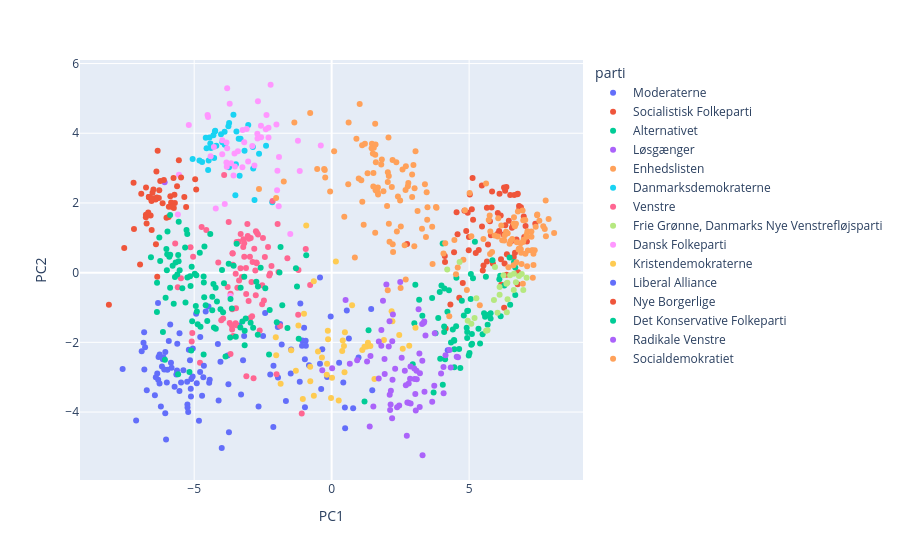

Notebook source saved alongside this figure:
### Markdown cell above
### Clustering

### Code cell
import plotly.express as px

candidate_info = alldata[['navn', 'parti']].copy()
candidate_info['PC1'] = components[:, 0]
candidate_info['PC2'] = components[:, 1]

fig = px.scatter(
    candidate_info,
    x = 'PC1',
    y = 'PC2',
    color = 'parti',
    hover_data = ['navn', 'parti']
)

fig.show()

### Figure 1 — Plotly figure (JSON) as saved in the notebook; plotly's stock layout.template omitted (floating-point values rounded to 4 significant figures; data arrays with more than 128 entries replaced by an {"elided": "..."} marker saying what was removed)
{"data": [{"customdata": [["Lars Philipsen Prahm", "Moderaterne"], ["Johan Kahl", "Moderaterne"], ["Henrik Rejnholt Andersen", "Moderaterne"], ["Karin Liltorp", "Moderaterne"], ["Peter Have", "Moderaterne"], ["Tobias Grotkjær Elmstrøm", "Moderaterne"], ["Ellen Emilie", "Moderaterne"], ["Jørgen Kjøller", "Moderaterne"], ["Marina Fløjgaard Andersen", "Moderaterne"], ["Nanna W. Gotfredsen", "Moderaterne"], ["Jon Læssøe Stephensen", "Moderaterne"], ["Louise Davidsen", "Moderaterne"], ["Lean Milo", "Moderaterne"], ["Dina Mofidi", "Moderaterne"], ["Mohammad Rona", "Moderaterne"], ["Kristian Klarskov", "Moderaterne"], ["Kenneth Bjerg Andersen", "Moderaterne"], ["Rosa Eriksen", "Moderaterne"], ["Carsten Damgaard Møller", "Moderaterne"], ["Jeppe Søe", "Moderaterne"], ["Nikolaj Gam-Pedersen", "Moderaterne"], ["Freya Luna Andersen", "Moderaterne"], ["Kasper Søstrøm Müller", "Moderaterne"], ["Mette Kierkgaard", "Moderaterne"], ["Henrik Frandsen", "Moderaterne"], ["Mads Lund Beier", "Moderaterne"], ["Michael Hertz", "Moderaterne"], ["Benjamin Lindberg", "Moderaterne"], ["Charlotte Bagge Hansen", "Moderaterne"], ["Jan Carlsen", "Moderaterne"], ["Ulf Helgstrand", "Moderaterne"], ["Kim Rasmussen", "Moderaterne"], ["Kim Mejnert Frydensbjerg", "Moderaterne"], ["Erick Thürmer", "Moderaterne"], ["Jakob Engel-Schmidt", "Moderaterne"], ["Carina Bloch Simonsen", "Moderaterne"], ["Anastasia Valentin Mikitsiuk Rasmussen", "Moderaterne"], ["Rasmus Skindbjerg Hinrichs", "Moderaterne"], ["Rasmus Lund-Nielsen", "Moderaterne"], ["Ammar Ali", "Moderaterne"], ["Monika Rubin", "Moderaterne"], ["Lars Arne Christensen", "Moderaterne"]], "hovertemplate": "parti=%{customdata[1]}<br>PC1=%{x}<br>PC2=%{y}<br>navn=%{customdata[0]}<extra></extra>", "legendgroup": "Moderaterne", "marker": {"color": "#636efa", "symbol": "circle"}, "mode": "markers", "name": "Moderaterne", "orientation": "v", "showlegend": true, "type": "scatter", "x": [-3.362, 0.4901, -1.664, -0.1651, -1.139, -0.4243, 1.477, -1.816, -3.296, 0.2711, 4.221, -2.121, -1.489, -0.9387, 0.5505, -1.952, 1.438, -0.03463, -1.475, -2.495, -0.8232, -1.067, 0.782, -0.9451, -1.959, -0.3408, 0.4233, -1.16, -1.876, -2.419, -2.233, -2.658, -0.3808, -3.782, -1.002, -0.4237, -1.076, 0.6272, -0.9739, 0.978, 0.4816, -0.9708], "xaxis": "x", "y": [-1.517, -4.467, -3.685, -2.992, -0.8857, -2.617, -3.378, -2.062, -3.496, -2.585, -2.228, -4.431, -2.892, -2.098, -1.085, -3.01, -1.047, -1.255, -2.208, -1.821, -2.659, -1.945, -3.888, -1.956, -1.562, -2.197, -3.151, -3.131, -1.471, -1.156, -2.922, -3.841, -3.341, -2.38, -1.58, -0.1407, -2.094, -1.886, -2.488, -2.438, -3.871, -3.863], "yaxis": "y"}, {"customdata": {"elided": "70x2 str values"}, "hovertemplate": "parti=%{customdata[1]}<br>PC1=%{x}<br>PC2=%{y}<br>navn=%{customdata[0]}<extra></extra>", "legendgroup": "Socialistisk Folkeparti", "marker": {"color": "#EF553B", "symbol": "circle"}, "mode": "markers", "name": "Socialistisk Folkeparti", "orientation": "v", "showlegend": true, "type": "scatter", "x": [6.092, 7.052, 6.644, 4.641, 6.765, 6.558, 7.407, 7.101, 6.105, 5.647, 5.647, 6.374, 6.168, 4.319, 6.816, 6.256, 5.098, 6.781, 6.724, 5.463, 6.289, 4.544, 5.687, 6.494, 6.317, 5.835, 5.144, 4.115, 4.769, 6.361, 6.824, 5.758, 6.309, 5.522, 6.885, 6.669, 6.27, 5.497, 6.04, 5.794, 5.469, 7.005, 6.356, 2.743, 6.149, 6.77, 6.532, 6.445, 4.579, 5.35, 6.624, 4.147, 4.83, 6.044, 6.594, 6.987, 5.026, 6.752, 4.994, 5.817, 6.273, 4.452, 4.895, 6.16, 5.865, 5.242, 5.126, 4.124, 4.986, 4.949], "xaxis": "x", "y": [1.192, 1.341, 2.228, -0.7212, -0.336, 1.287, 1.402, 0.8968, 2.262, 0.3191, 1.865, 0.5311, -0.3494, -0.9136, 1.911, 1.096, 1.82, 0.008827, 0.9522, 2.503, 0.2635, 1.733, 0.81, 2.226, 1.361, 2.33, 1.519, 0.4782, -0.2962, -0.06233, 1.822, 1.478, 2.35, 0.2072, 1.878, 0.5706, 2.44, 0.05958, 1.118, 1.076, 1.322, 1.021, 2.457, 0.8208, 1.643, 2.266, 0.8992, 1.49, 1.104, 0.6473, 0.448, -1.606, 1.779, 1.712, 1.358, 1.609, 2.241, 2.253, 1.024, 1.867, -1.006, 0.5842, 1.198, 0.3824, 0.2598, 0.5662, 2.718, 0.307, 0.6434, 1.719], "yaxis": "y"}, {"customdata": {"elided": "67x2 str values"}, "hovertemplate": "parti=%{customdata[1]}<br>PC1=%{x}<br>PC2=%{y}<br>navn=%{customdata[0]}<extra></extra>", "legendgroup": "Alternativet", "marker": {"color": "#00cc96", "symbol": "circle"}, "mode": "markers", "name": "Alternativet", "orientation": "v", "showlegend": true, "type": "scatter", "x": [4.96, 4.038, 2.949, 4.46, 4.266, 4.93, 4.127, 6.13, 6.678, 4.736, 5.015, 6.633, 5.341, 4.912, 5.141, 5.101, 3.949, 4.461, 5.674, 6.679, 5.078, 4.537, 4.451, 5.063, 3.994, 3.877, 5.675, 3.299, 3.044, 4.092, 5.849, 3.708, 6.148, 5.781, 5.107, 3.653, 5.399, 6.493, 4.637, 3.008, 5.211, 4.527, 4.093, 5.61, 6.279, 5.056, 4.406, 4.102, 4.211, 3.183, 5.544, 4.341, 4.987, 6.099, 3.932, 6.472, 4.464, 5.49, 4.929, 4.042, 4.93, 4.679, 3.779, 1.342, 5.782, 4.807, 5.581], "xaxis": "x", "y": [-1.096, 0.8349, -2.626, -1.956, -0.5047, -1.099, -2.483, -0.08919, -0.6439, -0.8094, -2.308, 0.3056, -1.612, -1.584, -0.1642, -1.758, -2.472, -2.713, -1.493, 0.1489, -2.07, -0.1445, -1.936, -0.04199, -0.3655, -1.303, -1.215, -1.236, -0.348, -1.545, 0.3588, -3.437, -1.249, -1.318, -2.038, -0.7282, -2.035, -0.921, -2.19, -1.45, 0.8861, -1.541, -1.705, -0.1145, -0.3719, -0.7565, -1.633, -0.457, -1.121, -0.7743, -1.162, -2.003, -2.377, -0.1878, -0.5531, 0.4363, -2.198, -1.766, -1.877, -3.216, -1.705, -2.733, -1.742, -1.653, -1.167, -1.229, -1.265], "yaxis": "y"}, {"customdata": [["Tom Gillesberg", "Løsgænger"], ["Chresten H. Ibsen", "Løsgænger"], ["Rasmus Paludan", "Løsgænger"]], "hovertemplate": "parti=%{customdata[1]}<br>PC1=%{x}<br>PC2=%{y}<br>navn=%{customdata[0]}<extra></extra>", "legendgroup": "Løsgænger", "marker": {"color": "#ab63fa", "symbol": "circle"}, "mode": "markers", "name": "Løsgænger", "orientation": "v", "showlegend": true, "type": "scatter", "x": [0.5069, 1.287, -6.075], "xaxis": "x", "y": [-0.7847, -2.547, 2.592], "yaxis": "y"}, {"customdata": {"elided": "74x2 str values"}, "hovertemplate": "parti=%{customdata[1]}<br>PC1=%{x}<br>PC2=%{y}<br>navn=%{customdata[0]}<extra></extra>", "legendgroup": "Enhedslisten", "marker": {"color": "#FFA15A", "symbol": "circle"}, "mode": "markers", "name": "Enhedslisten", "orientation": "v", "showlegend": true, "type": "scatter", "x": [4.522, 7.265, 5.93, 6.908, 6.51, 7.111, 7.784, 3.285, 6.875, 6.344, 6.892, 4.848, 7.292, 4.586, 5.749, 6.872, 7.794, 7.386, 6.872, 6.954, 6.774, 7.421, 6.204, 6.624, 7.042, 6.473, 7.697, 6.299, 6.569, 6.817, 7.296, 5.771, 6.945, 6.983, 6.611, 6.703, 6.632, 7.137, 5.761, 6.28, 7.892, 6.797, 6.06, 6.402, 6.97, 6.665, 8.091, 7.317, 6.431, 7.267, 5.834, 5.616, 6.736, 7.751, 6.722, 7.554, 7.341, 7.474, 7.091, 7.339, 7.479, 5.389, 6.17, 6.963, 4.792, 6.041, 7.047, 7.122, 4.919, 7.088, 5.081, 5.521, 5.018, 5.714], "xaxis": "x", "y": [-0.04769, 1.183, 1.069, 0.2453, 0.9064, 0.1862, 2.069, 1.256, 0.843, 1.172, 0.5739, 1.788, 0.639, 0.1458, 1.636, 0.6728, 1.046, 0.6442, 0.6785, -0.3151, 1.752, 1.316, 0.9283, 1.413, 1.509, 0.8288, 1.331, 1.076, 0.9654, 0.6912, 0.632, 1.178, 1.782, 0.947, 0.2131, 1.405, 1.587, 0.635, 0.5341, 0.9253, 1.542, 0.6671, 1.558, 1.13, 1.502, 1.333, 1.134, -0.1499, 0.1527, 1.033, 0.595, 2.559, 0.8723, 1.254, 0.3012, 1.488, 0.2224, 1.645, 1.094, 0.5442, 1.671, -0.9325, 1.355, 0.8825, 0.3669, 1.04, 0.5412, 1.187, -0.4973, 1.031, 1.044, 0.9662, 2.283, 1.514], "yaxis": "y"}, {"customdata": [["Linda Englyst", "Danmarksdemokraterne"], ["Erik Poulsen", "Danmarksdemokraterne"], ["Lone Glarbo", "Danmarksdemokraterne"], ["Hans Kristian Skibby", "Danmarksdemokraterne"], ["Ulrik Knudsen", "Danmarksdemokraterne"], ["Claus Gisselmann", "Danmarksdemokraterne"], ["Therese Skaarup", "Danmarksdemokraterne"], ["Lise Bech", "Danmarksdemokraterne"], ["Peter Lindholt", "Danmarksdemokraterne"], ["Inger Støjberg", "Danmarksdemokraterne"], ["Kristian Bøgsted", "Danmarksdemokraterne"], ["Vibeke Brønnum", "Danmarksdemokraterne"], ["Martin Jason Adelgaard", "Danmarksdemokraterne"], ["Bent Juul Sørensen", "Danmarksdemokraterne"], ["Jens Henrik W. Thulesen Dahl", "Danmarksdemokraterne"], ["Nikolaj Vang", "Danmarksdemokraterne"], ["Vivian Lindberg Larsen", "Danmarksdemokraterne"], ["Dennis Flydtkjær", "Danmarksdemokraterne"], ["Betina Kastbjerg", "Danmarksdemokraterne"], ["Morten Vehl", "Danmarksdemokraterne"], ["Vivi Altenburg", "Danmarksdemokraterne"], ["Kenneth Fredslund Petersen", "Danmarksdemokraterne"], ["Karina Adsbøl", "Danmarksdemokraterne"], ["Michael Mikkelsen", "Danmarksdemokraterne"], ["Jenny Andresen", "Danmarksdemokraterne"], ["Patrick Culmsee Bryhl", "Danmarksdemokraterne"], ["Søren Espersen", "Danmarksdemokraterne"], ["Peter Skaarup", "Danmarksdemokraterne"], ["Susie Jessen", "Danmarksdemokraterne"], ["Sebastian Mylsted-Schenstrøm", "Danmarksdemokraterne"], ["Christian Wibholm", "Danmarksdemokraterne"], ["Lars Bregbak", "Danmarksdemokraterne"], ["Marlene Harpsøe", "Danmarksdemokraterne"], ["Lars Ole Skovgaard Larsen", "Danmarksdemokraterne"], ["Charlotte Munch", "Danmarksdemokraterne"], ["Michael Rosenmark", "Danmarksdemokraterne"], ["Mette Qwinten", "Danmarksdemokraterne"]], "hovertemplate": "parti=%{customdata[1]}<br>PC1=%{x}<br>PC2=%{y}<br>navn=%{customdata[0]}<extra></extra>", "legendgroup": "Danmarksdemokraterne", "marker": {"color": "#19d3f3", "symbol": "circle"}, "mode": "markers", "name": "Danmarksdemokraterne", "orientation": "v", "showlegend": true, "type": "scatter", "x": [-2.853, -4.389, -3.755, -3.314, -4.025, -4.236, -3.463, -4.245, -3.347, -4.301, -3.729, -4.712, -4.55, -3.502, -3.975, -2.641, -3.381, -4.473, -4.414, -5.057, -4.493, -2.161, -3.169, -2.805, -3.888, -4.195, -2.386, -3.893, -3.573, -4.579, -3.734, -3.484, -3.034, -4.274, -4.808, -2.866, -4.443], "xaxis": "x", "y": [2.989, 3.576, 4.204, 3.845, 3.972, 4.071, 4.048, 4.052, 2.782, 3.944, 4.297, 3.171, 3.57, 2.222, 3.739, 3.412, 3.842, 3.221, 3.702, 3.263, 2.948, 2.017, 3.501, 2.081, 3.671, 3.641, 3.639, 4.041, 4.531, 3.868, 3.022, 3.108, 4.235, 3.291, 3.219, 3.605, 3.877], "yaxis": "y"}, {"customdata": {"elided": "84x2 str values"}, "hovertemplate": "parti=%{customdata[1]}<br>PC1=%{x}<br>PC2=%{y}<br>navn=%{customdata[0]}<extra></extra>", "legendgroup": "Venstre", "marker": {"color": "#FF6692", "symbol": "circle"}, "mode": "markers", "name": "Venstre", "orientation": "v", "showlegend": true, "type": "scatter", "x": [-3.479, -0.7826, -3.065, -3.708, -3.494, -5.091, -3.91, -3.783, -3.179, -3.116, -1.218, -3.109, -5.07, -2.463, -2.894, -2.841, -3.315, -1.934, -4.788, -2.617, -3.216, -2.241, -1.088, -2.917, -3.021, -2.189, -2.68, -4.73, -3.62, -2.314, -3.181, -4.016, -3.677, -5.691, -5.598, -3.103, -3.745, -2.755, -2.004, -2.875, -3.262, -3.381, -3.309, -0.9423, -2.944, -2.499, -4.56, -2.721, -2.149, -3.014, -3.593, -2.776, -2.815, -3.49, -2.738, -3.6, -1.61, -2.76, -3.368, -3.643, -3.43, -5.133, -1.966, -3.21, -5.04, -3.679, -1.207, -3.455, -4.124, -5.483, -3.606, -2.728, -2.271, -2.43, -3.051, -1.874, -2.961, -2.528, -3.472, -3.614, -3.581, -2.973, -2.526, -3.947], "xaxis": "x", "y": [-1.024, -0.3538, 1.393, -1.448, -1.454, -1.974, 2.799, -0.4149, 0.4579, 0.1318, -1.209, -0.6144, -1.731, -0.8023, -1.255, -3.032, 0.1244, 0.01755, -2.586, -1.662, 0.7335, -0.02127, -4.041, -0.2685, -0.8163, 0.1913, 1.091, 1.312, -1.634, 0.7334, 0.8406, -1.367, -0.6034, 0.8362, -0.4219, -2.971, 1.455, 1.191, -2.913, 0.3032, -0.1241, 0.8887, 1.106, 0.676, 0.9941, 0.9918, 1.221, 1.148, 2.056, 0.9702, 0.2264, 0.06494, 0.6845, -0.03243, 0.2901, 0.5494, 0.413, -0.6513, -0.2257, -1.513, -0.436, 0.7315, 1.393, 0.9617, 0.457, -2.333, 0.07573, 0.8787, 0.2941, -0.1591, 0.553, 0.2697, -0.0854, 0.4456, 1.05, -1.528, -1.303, -0.9088, -1.507, -1.048, -1.816, 0.4529, -0.3645, -1.315], "yaxis": "y"}, {"customdata": [["Ali Khatib", "Frie Grønne, Danmarks Nye Venstrefløjsparti"], ["Sara Hvidbak Grouleff", "Frie Grønne, Danmarks Nye Venstrefløjsparti"], ["Mohamed Abdikarim", "Frie Grønne, Danmarks Nye Venstrefløjsparti"], ["Karina Dammand", "Frie Grønne, Danmarks Nye Venstrefløjsparti"], ["Niko Grünfeld", "Frie Grønne, Danmarks Nye Venstrefløjsparti"], ["Iben Kirstine Parmann", "Frie Grønne, Danmarks Nye Venstrefløjsparti"], ["Daniel Tomicic", "Frie Grønne, Danmarks Nye Venstrefløjsparti"], ["Sikandar Siddique", "Frie Grønne, Danmarks Nye Venstrefløjsparti"], ["Elise Bjerkrheim", "Frie Grønne, Danmarks Nye Venstrefløjsparti"], ["Rashid Ali", "Frie Grønne, Danmarks Nye Venstrefløjsparti"], ["Rajesh Holmen", "Frie Grønne, Danmarks Nye Venstrefløjsparti"], ["Sazan Garmiyani", "Frie Grønne, Danmarks Nye Venstrefløjsparti"], ["Esra Ocak", "Frie Grønne, Danmarks Nye Venstrefløjsparti"], ["Susanne Zimmer", "Frie Grønne, Danmarks Nye Venstrefløjsparti"], ["Nishan Ganesh", "Frie Grønne, Danmarks Nye Venstrefløjsparti"], ["Rishi Balachandran", "Frie Grønne, Danmarks Nye Venstrefløjsparti"], ["Marianne Karlberg", "Frie Grønne, Danmarks Nye Venstrefløjsparti"], ["Xenia Anderson", "Frie Grønne, Danmarks Nye Venstrefløjsparti"], ["Ahmet Üzümcü", "Frie Grønne, Danmarks Nye Venstrefløjsparti"], ["Jasmin Kaur", "Frie Grønne, Danmarks Nye Venstrefløjsparti"], ["Yadvinder Singh", "Frie Grønne, Danmarks Nye Venstrefløjsparti"], ["Clara Rebecca Svarc", "Frie Grønne, Danmarks Nye Venstrefløjsparti"], ["Lars Oskan-Henriksen", "Frie Grønne, Danmarks Nye Venstrefløjsparti"], ["Sabrina Raaschou Brammer", "Frie Grønne, Danmarks Nye Venstrefløjsparti"], ["Aqeel Akhtar", "Frie Grønne, Danmarks Nye Venstrefløjsparti"], ["Asham Nadeem", "Frie Grønne, Danmarks Nye Venstrefløjsparti"]], "hovertemplate": "parti=%{customdata[1]}<br>PC1=%{x}<br>PC2=%{y}<br>navn=%{customdata[0]}<extra></extra>", "legendgroup": "Frie Grønne, Danmarks Nye Venstrefløjsparti", "marker": {"color": "#B6E880", "symbol": "circle"}, "mode": "markers", "name": "Frie Grønne, Danmarks Nye Venstrefløjsparti", "orientation": "v", "showlegend": true, "type": "scatter", "x": [4.204, 5.617, 6.399, 6.371, 6.109, 6.702, 6.489, 6.109, 6.813, 7.092, 6.032, 4.655, 5.668, 5.081, 5.94, 6.63, 4.949, 6.356, 5.903, 5.264, 6.392, 6.971, 6.915, 6.624, 5.197, 6.25], "xaxis": "x", "y": [0.09137, -1.667, -0.761, -1.139, -0.6314, -0.2769, -0.0765, -0.4111, -0.09616, -0.1441, -1.152, 0.3056, -1.652, -1.463, 0.162, -0.03159, -1.378, -0.3179, -0.7862, -0.7374, -0.2907, -0.4972, -0.04182, -0.495, -1.303, -0.07606], "yaxis": "y"}, {"customdata": [["Kim Christiansen", "Dansk Folkeparti"], ["Nick Zimmermann", "Dansk Folkeparti"], ["Anders Primdahl Vistisen", "Dansk Folkeparti"], ["Michael Kim Bladt Nedersøe", "Dansk Folkeparti"], ["Danny Rosenkilde", "Dansk Folkeparti"], ["Laura Guldager", "Dansk Folkeparti"], ["Paw Karslund", "Dansk Folkeparti"], ["Brian Borglund Bruun", "Dansk Folkeparti"], ["Jannie Bøgh", "Dansk Folkeparti"], ["Kenneth Kristensen Berth", "Dansk Folkeparti"], ["Carsten Ullmann Andersen", "Dansk Folkeparti"], ["Nana Harring", "Dansk Folkeparti"], ["Christian Langballe", "Dansk Folkeparti"], ["Mette Sode Hansen", "Dansk Folkeparti"], ["René Danielsson", "Dansk Folkeparti"], ["Cheanne Nielsen", "Dansk Folkeparti"], ["Lars Kolling", "Dansk Folkeparti"], ["Frank Sørensen", "Dansk Folkeparti"], ["Signe Vedersø Keldorff", "Dansk Folkeparti"], ["Alex Ahrendtsen", "Dansk Folkeparti"], ["Kuno Danielsen", "Dansk Folkeparti"], ["Erling Præstekjær", "Dansk Folkeparti"], ["Jakob Kjærsgaard Mortensen", "Dansk Folkeparti"], ["Lone Vase Langballe", "Dansk Folkeparti"], ["Mikael Lund Jensen", "Dansk Folkeparti"], ["Majbritt Birkholm", "Dansk Folkeparti"], ["Lene Baggesø", "Dansk Folkeparti"], ["Josephine Alstrup", "Dansk Folkeparti"], ["Peter Kofod", "Dansk Folkeparti"], ["Pia Kjærsgaard", "Dansk Folkeparti"], ["Simon Hampe", "Dansk Folkeparti"], ["Claus Engskov", "Dansk Folkeparti"], ["Merete Dea Møller Larsen", "Dansk Folkeparti"], ["Jan Herskov", "Dansk Folkeparti"], ["Lars Damgaard", "Dansk Folkeparti"], ["Kim Malmberg Hansen", "Dansk Folkeparti"], ["Søren Lund Hansen", "Dansk Folkeparti"], ["René Christensen", "Dansk Folkeparti"], ["Kim Errebo", "Dansk Folkeparti"], ["John Vind", "Dansk Folkeparti"], ["Christian Sødergren", "Dansk Folkeparti"], ["Brian Lyck Jørgensen", "Dansk Folkeparti"], ["Gert Løfgren", "Dansk Folkeparti"], ["Michael Jensen", "Dansk Folkeparti"], ["Susanne Damsgaard", "Dansk Folkeparti"], ["Mikkel S. Dencker", "Dansk Folkeparti"], ["Morten Messerschmidt", "Dansk Folkeparti"], ["Cecillie Winther Kristensen", "Dansk Folkeparti"], ["Lars Prier", "Dansk Folkeparti"]], "hovertemplate": "parti=%{customdata[1]}<br>PC1=%{x}<br>PC2=%{y}<br>navn=%{customdata[0]}<extra></extra>", "legendgroup": "Dansk Folkeparti", "marker": {"color": "#FF97FF", "symbol": "circle"}, "mode": "markers", "name": "Dansk Folkeparti", "orientation": "v", "showlegend": true, "type": "scatter", "x": [-5.554, -2.22, -3.825, -2.396, -2.297, -3.887, -0.3952, -1.16, -3.247, -3.801, -3.569, -3.18, -5.594, -4.216, -3.981, -3.709, -2.681, -3.519, -4.513, -3.828, -2.886, -3.534, -2.81, -4.403, -4.283, -3.091, -3.41, -2.696, -3.239, -3.977, -4.495, -5.196, -3.66, -1.972, -2.565, -2.009, -1.926, -1.985, -1.227, -2.703, -2.37, -3.815, -1.916, -2.571, -3.038, -3.8, -2.298, -1.505, -3.688], "xaxis": "x", "y": [2.809, 5.391, 3.737, 4.113, 3.874, 1.969, 3.645, 2.917, 3.024, 3.567, 2.788, 3.74, 1.67, 1.84, 3.396, 4.844, 4.916, 3.047, 4.52, 3.159, 3.631, 3.419, 3.072, 3.339, 3.605, 4.121, 3.48, 3.847, 4.093, 3.797, 4.466, 4.237, 3.139, 2.92, 3.887, 4.249, 1.906, 2.363, 3.785, 3.984, 4.526, 3.038, 3.318, 4.214, 3.186, 5.291, 4.161, 1.108, -0.6672], "yaxis": "y"}, {"customdata": [["Henning Østergaard-Christensen", "Kristendemokraterne"], ["Palle Bjørn Rosenkilde", "Kristendemokraterne"], ["Kristian Søndergaard Larsen", "Kristendemokraterne"], ["Hanna-Maria Smed Molte Lyng", "Kristendemokraterne"], ["Henrik Hjortshøj", "Kristendemokraterne"], ["Birgit Jakobsen", "Kristendemokraterne"], ["Rolf Bjerre", "Kristendemokraterne"], ["Gunnar Bjørn Thomsen", "Kristendemokraterne"], ["Tina Mørk", "Kristendemokraterne"], ["Jacob Bang", "Kristendemokraterne"], ["Jesper Housgaard", "Kristendemokraterne"], ["Peter Scheining", "Kristendemokraterne"], ["Jørgen Bjerregaard", "Kristendemokraterne"], ["Anne-Marie Jørgensen", "Kristendemokraterne"], ["Karlo Brondbjerg", "Kristendemokraterne"], ["Bjarne H. Kirkegaard", "Kristendemokraterne"], ["Niclas Aarestrup", "Kristendemokraterne"], ["Anders Friis Knudsen", "Kristendemokraterne"], ["Maria Av Skardi", "Kristendemokraterne"], ["Simon Lavdal-Pedersen", "Kristendemokraterne"], ["Michelle West", "Kristendemokraterne"], ["Karen-Margrethe Lysholm", "Kristendemokraterne"], ["Børge Rostgaard Winkel", "Kristendemokraterne"], ["Inge Jensen", "Kristendemokraterne"], ["Jonas Røjkjær Laustsen", "Kristendemokraterne"], ["Marcus Sommerbirk", "Kristendemokraterne"], ["Steffen Markussen", "Kristendemokraterne"], ["Marianne Karlsmose", "Kristendemokraterne"], ["Henrik Engelbrekt Refshauge", "Kristendemokraterne"], ["Poul Harald Holm", "Kristendemokraterne"], ["Ester Esmarch", "Kristendemokraterne"], ["Søren Lydeking Pedersen", "Kristendemokraterne"], ["Frits Simmelsgaard Kristensen", "Kristendemokraterne"], ["Mirjam Fibiger Olesen", "Kristendemokraterne"], ["Per Kristensen", "Kristendemokraterne"], ["Finn Andersen", "Kristendemokraterne"], ["Tage Sørensen", "Kristendemokraterne"], ["John Haugegaard", "Kristendemokraterne"], ["Britta Kristensen", "Kristendemokraterne"], ["Esben Frette Johnsen", "Kristendemokraterne"], ["Bolette Von Westphal", "Kristendemokraterne"], ["Elif Demir Gökce", "Kristendemokraterne"]], "hovertemplate": "parti=%{customdata[1]}<br>PC1=%{x}<br>PC2=%{y}<br>navn=%{customdata[0]}<extra></extra>", "legendgroup": "Kristendemokraterne", "marker": {"color": "#FECB52", "symbol": "circle"}, "mode": "markers", "name": "Kristendemokraterne", "orientation": "v", "showlegend": true, "type": "scatter", "x": [-0.1394, -0.6498, 0.4815, -2.032, -0.1789, 0.4039, 2.211, 2.458, 3.049, -1.049, -0.777, -0.1676, 1.276, 1.407, 2.822, 0.7428, 1.115, 1.32, -0.6475, -1.006, 0.3838, -0.7806, 0.2568, -0.4974, -2.017, -1.471, -1.856, 0.4474, 2.181, 0.4675, 1.194, -0.02251, -1.302, 0.01369, 0.1533, -0.925, -1.209, -0.3531, 1.903, 1.556, 2.585, -0.131], "xaxis": "x", "y": [-1.666, -0.2475, -1.714, -1.851, -2.928, -1.95, -1.393, -1.787, -1.582, -3.626, -3.119, -2.614, -2.117, -2.104, -2.095, -0.9329, -2.221, -2.012, -3.532, -1.182, -2.249, -2.699, -3.67, -2.261, -2.37, -2.227, -3.185, -2.104, -1.105, -2.859, -2.128, -3.596, -2.812, -3.018, 0.3231, 1.354, -1.518, -2.432, -1.93, -3.052, -2.182, -1.911], "yaxis": "y"}, {"customdata": {"elided": "70x2 str values"}, "hovertemplate": "parti=%{customdata[1]}<br>PC1=%{x}<br>PC2=%{y}<br>navn=%{customdata[0]}<extra></extra>", "legendgroup": "Liberal Alliance", "marker": {"color": "#636efa", "symbol": "circle"}, "mode": "markers", "name": "Liberal Alliance", "orientation": "v", "showlegend": true, "type": "scatter", "x": [-2.116, -6.821, -3.755, -5.845, -5.713, -5.118, -5.872, -5.649, -5.974, -4.78, -6.309, -6.212, -5.104, -4.112, -3.735, -5.615, -6.26, -4.668, -5.246, -6.296, -3.183, -4.929, -5.05, -6.119, -4.907, -6.395, -6.052, -4.045, -6.173, -4.455, -5.057, -5.218, -6.256, -4.785, -6.14, -5.626, -6.051, -4.481, -6.344, -6.09, -4.826, -6.787, -5.534, -6.429, -5.824, -6.315, -6.843, -4.436, -5.154, -5.924, -6.813, -5.536, -4.138, -6.91, -5.243, -5.394, -5.195, -3.223, -7.112, -5.996, -6.024, -4.713, -7.603, -4.581, -5.125, -5.256, -5.477, -3.998, -4.647, -6.725], "xaxis": "x", "y": [-2.67, -1.713, -3.205, -2.588, -3.277, -3.555, -1.486, -2.919, -2.789, -1.849, -3.074, -3.84, -3.049, -3.667, -4.578, -2.043, -3.18, -3.0, -3.783, -2.423, -1.818, -1.183, -2.174, -2.428, -3.177, -3.004, -4.036, -2.556, -2.69, -3.157, -2.982, -3.999, -2.345, -2.851, -2.485, -2.81, -2.274, -0.972, -2.895, -2.779, -4.25, -2.139, -1.738, -3.52, -2.727, -0.872, -2.011, -3.071, -2.514, -1.962, -2.778, -3.399, -2.046, -2.259, -3.866, -2.802, -2.211, -2.511, -4.244, -3.156, -4.784, -3.529, -2.767, -1.116, -3.335, -3.133, -3.155, -5.032, -2.674, -3.377], "yaxis": "y"}, {"customdata": [["Inger-Marie Tryde", "Nye Borgerlige"], ["Jens Lundager", "Nye Borgerlige"], ["Lars Axel Nielsen", "Nye Borgerlige"], ["Karina Kirk", "Nye Borgerlige"], ["Jes Halfdan", "Nye Borgerlige"], ["Lars Boje Mathiesen", "Nye Borgerlige"], ["Daniel Pinderup", "Nye Borgerlige"], ["Denise Rostgaard", "Nye Borgerlige"], ["Niels Peder Ravn", "Nye Borgerlige"], ["Brian Nielsen", "Nye Borgerlige"], ["Sysser Nørholm", "Nye Borgerlige"], ["Lars Rem", "Nye Borgerlige"], ["John Bjerg", "Nye Borgerlige"], ["Kim Edberg", "Nye Borgerlige"], ["Jakob Buchwald Busk", "Nye Borgerlige"], ["Nicolaj Holm Pedersen", "Nye Borgerlige"], ["Lars Sternkopf Lillebæk", "Nye Borgerlige"], ["Henrik Tørnqvist Lauridsen", "Nye Borgerlige"], ["Malte Jäger", "Nye Borgerlige"], ["Jonas René Jensen", "Nye Borgerlige"], ["Mikkel Bjørn", "Nye Borgerlige"], ["Melanie Jørgensen", "Nye Borgerlige"], ["Allan Berg", "Nye Borgerlige"], ["Knud Nielsen", "Nye Borgerlige"], ["Tenna Røberg", "Nye Borgerlige"], ["Mogens Aaby", "Nye Borgerlige"], ["Thomas Vedsted", "Nye Borgerlige"], ["Marianne Mathiesen", "Nye Borgerlige"], ["Kim Andkjær Doberck", "Nye Borgerlige"], ["Hans-Christian Gjerlevsen", "Nye Borgerlige"], ["Bo Kleis Christensen", "Nye Borgerlige"], ["Rune Bønnelykke", "Nye Borgerlige"], ["Tom Andkjær", "Nye Borgerlige"], ["Pernille Vermund", "Nye Borgerlige"], ["Karsten Byrgesen", "Nye Borgerlige"], ["Jan Køpke Christensen", "Nye Borgerlige"], ["Jan Bigum Warming", "Nye Borgerlige"], ["Githa Lone Nelander", "Nye Borgerlige"], ["Claus Bedemann", "Nye Borgerlige"], ["Peter Seier Christensen", "Nye Borgerlige"], ["Ulrik Lassen", "Nye Borgerlige"], ["Henriette Ergemann", "Nye Borgerlige"], ["Per Olsen", "Nye Borgerlige"], ["Søren Regenberg", "Nye Borgerlige"], ["Mette Thiesen", "Nye Borgerlige"], ["Søren Højbjerg", "Nye Borgerlige"], ["Claus Bruncke", "Nye Borgerlige"], ["Carsten Winther", "Nye Borgerlige"], ["Alberte Rasmussen", "Nye Borgerlige"], ["Claus Bøgh Svenningsen", "Nye Borgerlige"], ["Ulla Kokfelt", "Nye Borgerlige"]], "hovertemplate": "parti=%{customdata[1]}<br>PC1=%{x}<br>PC2=%{y}<br>navn=%{customdata[0]}<extra></extra>", "legendgroup": "Nye Borgerlige", "marker": {"color": "#EF553B", "symbol": "circle"}, "mode": "markers", "name": "Nye Borgerlige", "orientation": "v", "showlegend": true, "type": "scatter", "x": [-6.008, -6.103, -6.149, -5.359, -5.922, -5.703, -5.866, -5.718, -6.758, -6.647, -6.401, -6.355, -7.205, -6.286, -6.555, -6.415, -6.344, -5.623, -7.19, -6.235, -6.374, -5.476, -5.74, -5.293, -5.838, -6.968, -8.102, -6.756, -6.329, -6.551, -6.482, -5.931, -6.585, -6.647, -4.928, -5.558, -6.647, -6.671, -4.964, -6.538, -6.547, -6.271, -5.814, -7.545, -6.517, -6.731, -5.752, -6.391, -6.926, -6.752, -6.538], "xaxis": "x", "y": [1.572, 2.655, 1.989, 2.169, 1.892, 1.996, 2.188, 2.237, 1.59, 2.168, 2.098, 2.153, 2.579, 2.144, 2.093, 2.135, -0.1163, 2.482, 1.255, 2.63, 2.904, 2.731, 1.854, 1.886, 2.011, 0.2316, -0.9228, 1.661, 3.499, 2.053, 2.385, 1.593, 1.64, 2.168, 2.387, 3.227, 2.168, 1.728, 2.68, 2.127, 1.223, 2.363, 1.894, 0.7036, 2.29, 1.411, 2.713, 0.8118, 2.265, 2.44, 2.127], "yaxis": "y"}, {"customdata": {"elided": "98x2 str values"}, "hovertemplate": "parti=%{customdata[1]}<br>PC1=%{x}<br>PC2=%{y}<br>navn=%{customdata[0]}<extra></extra>", "legendgroup": "Det Konservative Folkeparti", "marker": {"color": "#00cc96", "symbol": "circle"}, "mode": "markers", "name": "Det Konservative Folkeparti", "orientation": "v", "showlegend": true, "type": "scatter", "x": [-4.582, -4.34, -1.198, -5.563, -2.254, -6.064, -3.86, -5.615, -2.414, -3.629, -4.22, -4.043, -4.282, -1.796, -4.3, -3.164, -3.949, -5.971, -5.074, -5.529, -3.164, -3.987, -3.247, -5.7, -5.784, -6.573, -6.351, -5.172, -3.456, -5.316, -5.582, -5.994, -2.856, -4.171, -2.687, -0.9245, -1.859, -6.237, -5.432, -1.898, -5.906, -4.772, -2.682, -4.415, -5.252, -6.268, -5.279, -5.876, -1.261, -3.178, -2.948, -4.903, -5.247, -4.214, -4.657, -3.311, -5.872, -2.278, -6.355, -3.126, -3.745, -5.091, -6.137, -2.583, -6.039, -5.674, -4.658, -5.133, -3.565, -1.608, -5.567, -4.98, -1.997, 1.196, -3.692, -5.149, -3.319, -5.33, -5.745, -5.876, -5.981, -4.796, -2.739, -1.299, -4.874, -4.649, -3.678, -3.916, -4.923, -6.011, -5.108, -5.585, -3.487, -4.344, -4.636, -4.525, -4.628, -4.941], "xaxis": "x", "y": [-0.9368, -0.6898, -1.896, 1.458, -1.07, -2.499, -2.405, -0.0545, -0.4445, -1.031, -0.43, -1.052, -1.577, -0.9343, -0.3232, -1.666, -1.135, 1.183, -1.396, 0.07157, -2.085, 0.07375, -1.404, -0.1239, 0.1975, 0.4441, -0.2888, -2.849, 0.8322, -0.8602, 0.5073, 0.06661, -1.578, -0.8292, -1.785, 0.5014, 0.7343, 0.3318, -0.451, 0.00692, 0.4564, -1.554, -0.399, 1.11, 1.109, 1.008, 1.223, -0.4355, -0.4009, -0.1151, -1.441, -1.114, -0.1416, -1.609, -2.352, -0.4354, 0.513, -2.348, -1.133, -1.314, 0.2571, 0.1699, -1.703, 0.1376, -0.7236, 0.293, -0.1116, -0.3814, 0.1987, -1.589, 0.324, -0.03107, -1.425, -3.695, -1.862, -0.1038, -1.573, 0.7231, -0.8907, 1.653, 0.5294, 0.5674, -0.2644, 0.1267, -1.479, -0.2817, -0.7535, -0.3022, -0.07642, 0.6773, -2.234, -2.913, -1.843, -1.079, -0.7068, -1.386, 0.7536, -0.9556], "yaxis": "y"}, {"customdata": {"elided": "67x2 str values"}, "hovertemplate": "parti=%{customdata[1]}<br>PC1=%{x}<br>PC2=%{y}<br>navn=%{customdata[0]}<extra></extra>", "legendgroup": "Radikale Venstre", "marker": {"color": "#ab63fa", "symbol": "circle"}, "mode": "markers", "name": "Radikale Venstre", "orientation": "v", "showlegend": true, "type": "scatter", "x": [0.6605, 4.068, 3.21, 2.077, 1.806, 1.716, 1.923, 2.733, 1.384, 2.457, 4.331, 2.214, 3.657, 2.112, 3.98, 3.298, 3.096, 2.802, 3.059, 2.754, 1.412, 3.005, 3.377, 3.013, 2.229, 2.155, 3.043, 2.381, 1.867, 1.517, 4.596, 2.699, -0.3421, 3.191, 2.661, 2.794, 3.751, 0.01742, 3.087, 2.494, 1.712, 3.162, 0.9281, 3.292, 4.549, 2.867, 4.141, 1.93, 3.355, 4.287, 3.203, 2.872, 1.991, 3.733, 2.126, 3.413, 2.547, 2.144, 3.306, 4.072, 2.309, 2.105, 2.204, 3.368, 2.853, 2.199, 1.808], "xaxis": "x", "y": [-2.615, -2.709, -2.886, -2.118, -2.099, -1.979, -2.477, -4.68, -4.416, -3.816, -2.721, -3.077, -3.702, -3.506, -2.895, -2.525, -3.06, -3.182, -3.956, -3.729, -2.391, -2.749, -3.419, -3.054, -1.2, -3.388, -3.481, -3.865, -0.806, -3.839, -2.43, -3.232, -2.802, -2.323, -2.813, -3.732, -1.742, -2.74, -2.817, -0.2702, -3.038, -1.05, -2.512, -1.473, -2.412, -2.692, -2.372, -2.907, -1.435, -2.219, -3.854, -3.757, -0.3408, -3.247, -3.942, -1.801, -2.442, -3.787, -5.24, -3.46, -2.756, -1.396, -1.971, -1.405, -3.043, -4.18, -1.643], "yaxis": "y"}, {"customdata": {"elided": "87x2 str values"}, "hovertemplate": "parti=%{customdata[1]}<br>PC1=%{x}<br>PC2=%{y}<br>navn=%{customdata[0]}<extra></extra>", "legendgroup": "Socialdemokratiet", "marker": {"color": "#FFA15A", "symbol": "circle"}, "mode": "markers", "name": "Socialdemokratiet", "orientation": "v", "showlegend": true, "type": "scatter", "x": [0.09055, 3.795, 3.051, 2.041, -1.741, 1.674, 3.393, 2.655, 3.486, 3.43, 1.165, 3.006, 4.278, 2.975, 1.883, 1.21, 2.235, 2.509, 4.068, 2.221, 3.67, 1.681, 2.216, 3.476, 2.491, 1.519, -2.019, 2.081, 1.465, 1.306, 0.8436, 1.533, -0.2339, 3.656, 1.599, 0.986, 2.926, -1.357, 3.815, 3.016, 1.585, 3.124, 1.498, 0.6168, 1.583, -0.5262, 2.371, 3.456, 1.515, 2.016, 2.789, 1.019, 2.079, -0.2515, 1.078, 0.6034, 1.114, 2.353, 2.105, -2.643, 2.041, -0.7814, 1.583, 1.608, 2.044, -0.0552, 0.9005, 1.596, 2.189, 1.825, 4.465, 1.108, 2.578, 1.453, 2.516, 2.928, 2.41, 2.067, 2.694, 2.772, -0.2725, 1.689, 2.7, 2.688, 1.803, 0.4595, 4.131], "xaxis": "x", "y": [3.486, 1.884, 3.485, 2.6, 2.614, 2.3, 2.537, 0.7884, 1.874, 1.025, 1.375, 0.7596, -1.252, 3.087, 2.335, 3.695, 0.5925, -0.4389, 0.5476, 0.8127, 0.2492, 2.444, 3.229, 1.515, 2.071, 2.858, 2.145, 1.406, 3.701, 2.85, 0.4371, 3.585, 2.727, 1.318, 2.363, 2.705, 2.819, 4.311, 1.861, 2.421, 3.382, 1.769, 3.415, 4.307, 4.275, 2.971, 1.181, 2.306, 2.469, 1.915, 2.569, 4.84, 2.772, 2.942, 2.648, 2.533, 2.038, 3.167, 0.886, 2.399, -0.5077, 4.584, 1.142, 3.166, 2.878, 2.328, 3.845, 3.676, 2.458, 3.248, 0.9346, 3.656, 2.957, 3.567, 1.321, 2.167, 2.182, 3.875, -0.1947, 2.475, 2.973, 2.246, 3.05, 2.372, 3.104, 1.605, 0.8463], "yaxis": "y"}], "layout": {"legend": {"title": {"text": "parti"}, "tracegroupgap": 0}, "margin": {"t": 60}, "xaxis": {"anchor": "y", "domain": [0, 1], "title": {"text": "PC1"}}, "yaxis": {"anchor": "x", "domain": [0, 1], "title": {"text": "PC2"}}}}
